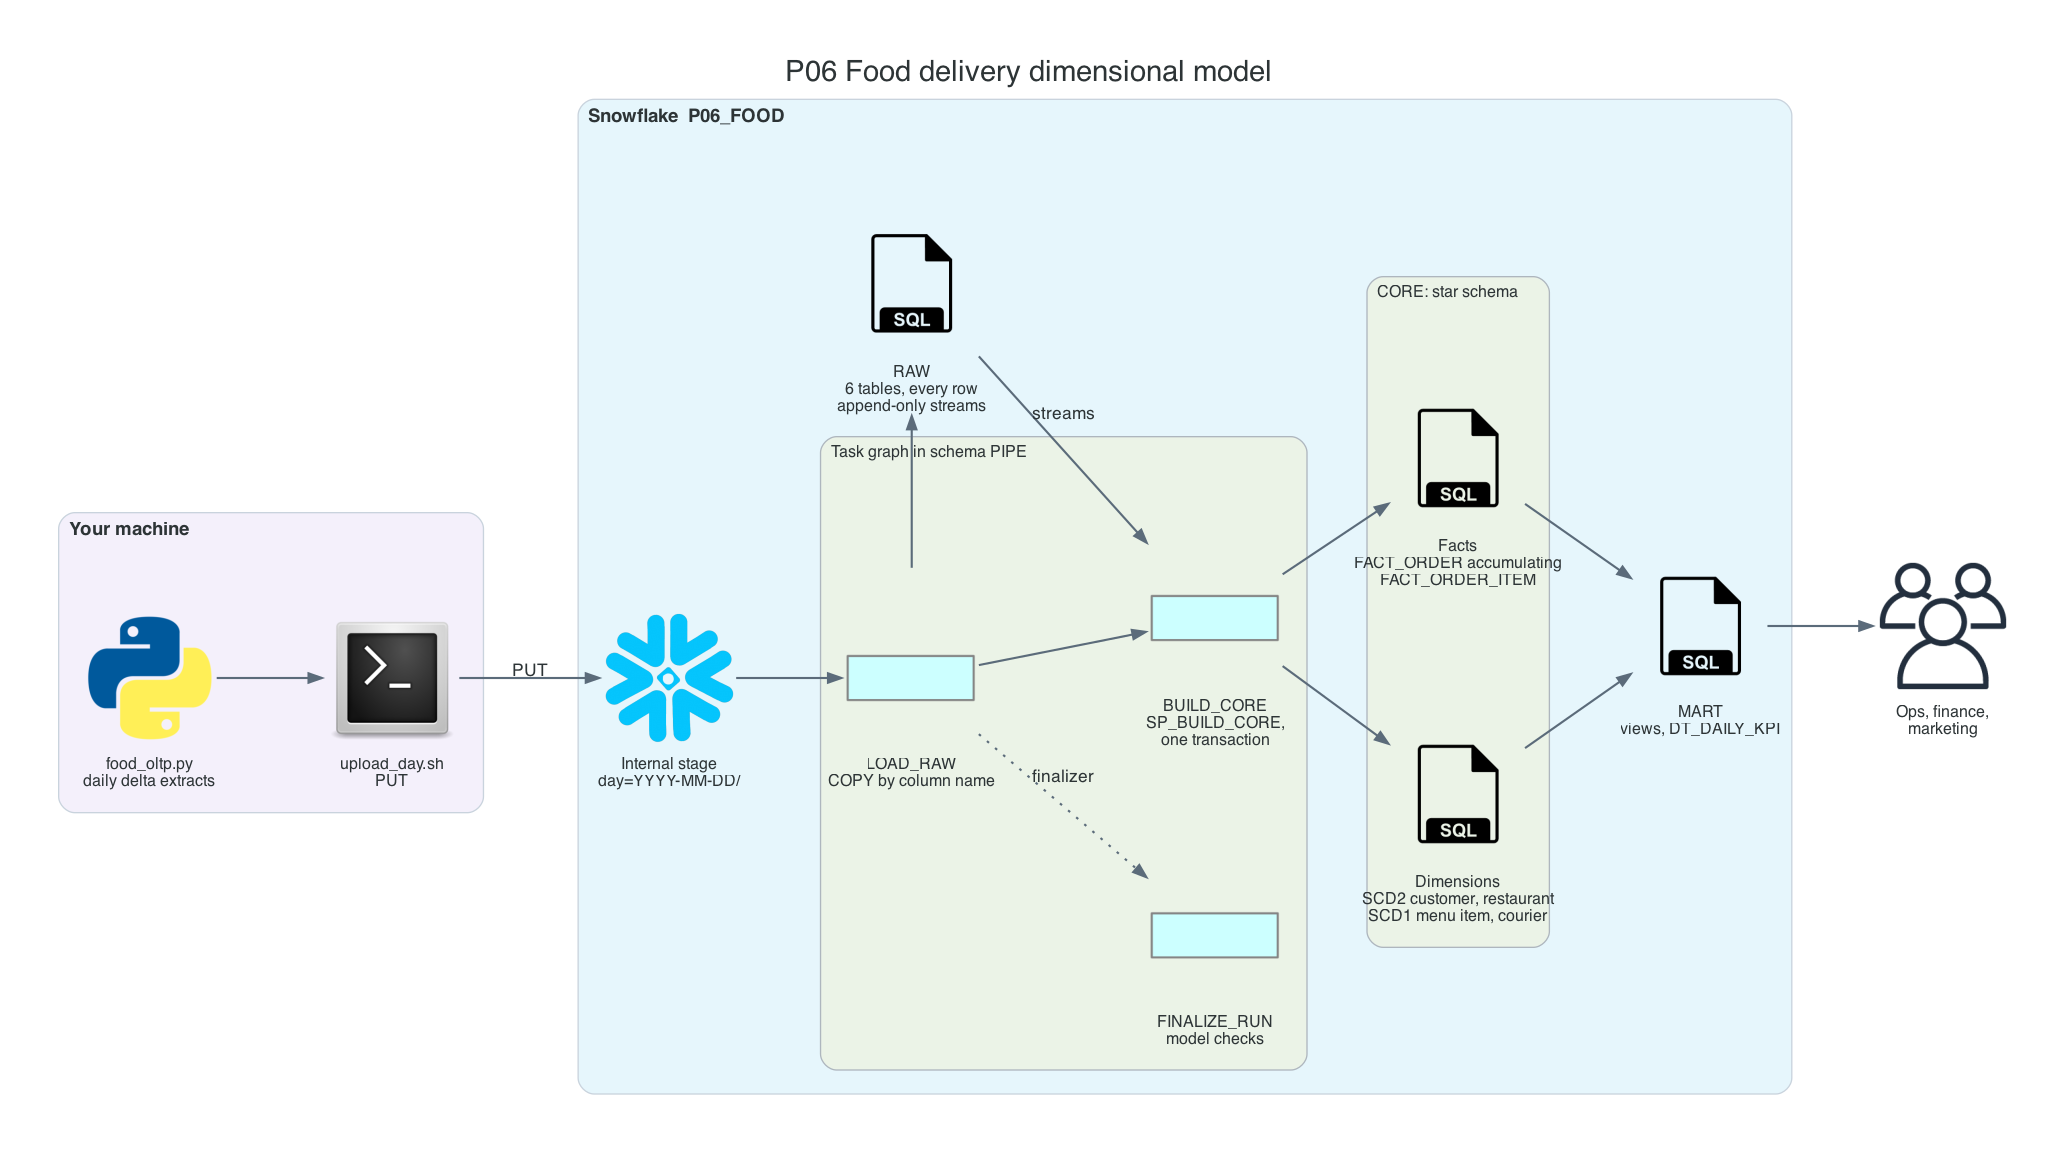

Source code (Python):
"""P06 target architecture: python architecture.py (needs Graphviz)."""

import sys
from pathlib import Path

sys.path.insert(0, str(Path(__file__).resolve().parents[2] / "_shared" / "diagrams"))

from diagrams import Cluster, Diagram, Edge
from diagrams.generic.database import SQL
from diagrams.onprem.client import Users
from diagrams.programming.flowchart import Action
from diagrams.programming.language import Bash, Python
from diagrams.saas.analytics import Snowflake

import style

OUT = Path(__file__).resolve().parent

with Diagram(
    "P06 Food delivery dimensional model",
    filename=str(OUT / "architecture"),
    outformat="png",
    show=False,
    direction="LR",
    graph_attr=style.GRAPH,
    node_attr=style.NODE,
    edge_attr=style.EDGE,
):
    with Cluster("Your machine", graph_attr=style.PRODUCER):
        gen = Python("food_oltp.py\ndaily delta extracts")
        upload = Bash("upload_day.sh\nPUT")

    with Cluster("Snowflake  P06_FOOD", graph_attr=style.SNOWFLAKE):
        stage = Snowflake("Internal stage\nday=YYYY-MM-DD/")
        raw = SQL("RAW\n6 tables, every row\nappend-only streams")

        with Cluster("Task graph in schema PIPE"):
            load = Action("LOAD_RAW\nCOPY by column name")
            build = Action("BUILD_CORE\nSP_BUILD_CORE,\none transaction")
            fin = Action("FINALIZE_RUN\nmodel checks")

        with Cluster("CORE: star schema"):
            dims = SQL("Dimensions\nSCD2 customer, restaurant\nSCD1 menu item, courier")
            facts = SQL("Facts\nFACT_ORDER accumulating\nFACT_ORDER_ITEM")

        mart = SQL("MART\nviews, DT_DAILY_KPI")

    users = Users("Ops, finance,\nmarketing")

    gen >> upload >> Edge(label="PUT") >> stage
    stage >> load >> raw
    load >> build
    raw >> Edge(label="streams") >> build
    build >> dims
    build >> facts
    load >> Edge(style="dotted", label="finalizer") >> fin
    dims >> mart
    facts >> mart
    mart >> users
